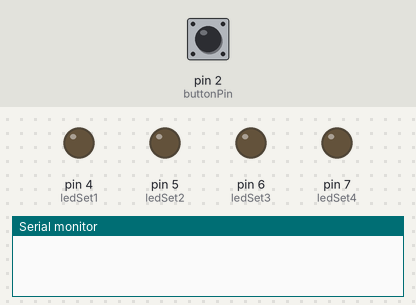
A sketch run on a simulated Arduino Uno, built with avr-gcc and run on an emulated ATmega328P. Parts: output pins drawn as LEDs (lit = HIGH), the last lines printed to the serial monitor. Inputs (shaded band) come from the test bench; at power-on: pin 2 (buttonPin) LOW. Random numbers use the default seed unless the sketch sets one.

Above: at 1.2 s.
1.3 s: pin 2 (buttonPin) pulled HIGH for 0.15 s
At 1.7 s:
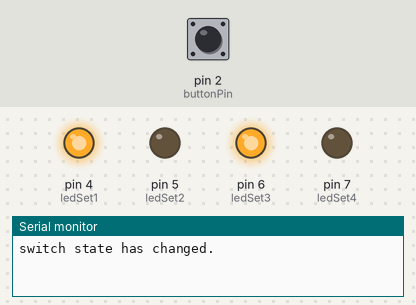
4.4 s: pin 2 (buttonPin) pulled HIGH for 1 s
7.3 s: pin 2 (buttonPin) pulled HIGH for 0.15 s
At 9.8 s:
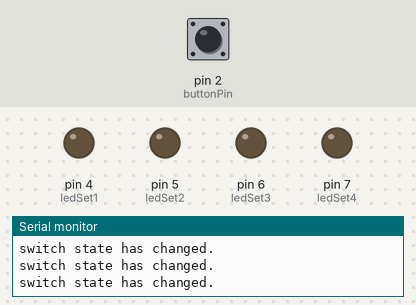
10.4 s: pin 2 (buttonPin) pulled HIGH for 3.2 s
15.1 s: pin 2 (buttonPin) pulled HIGH for 0.15 s
At 15.8 s:
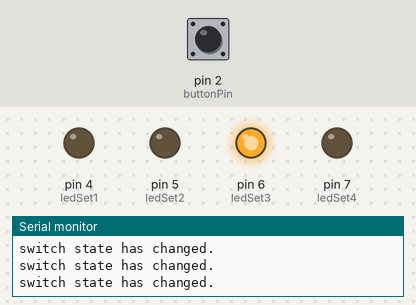
Timing chart, 0 to 28.6 s (numbered marks = the images above; inputs shaded):
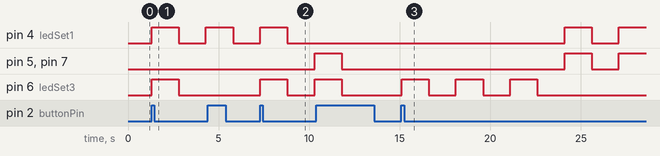

Measured:
- after the input at 1.3 s, pin 4 (ledSet1): LOW → HIGH at once, → LOW 1.5 s later, → HIGH 1.5 s later; pin 6 (ledSet3): LOW → HIGH at once, → LOW 1.5 s later
- after the input at 7.3 s, pin 4 (ledSet1): LOW → HIGH at once, → LOW 1.5 s later; pin 5 (ledSet2), pin 7 (ledSet4): LOW → HIGH after 3.0 s; pin 6 (ledSet3): LOW → HIGH at once, → LOW 1.5 s later, → HIGH 1.5 s later
- after the input at 15.1 s, pin 4 (ledSet1), pin 5 (ledSet2), pin 7 (ledSet4): LOW → HIGH after 9.0 s, → LOW 1.5 s later, → HIGH 1.5 s later; pin 6 (ledSet3): alternates HIGH for 1.5 s and LOW for 1.5 s, 6 changes in all, then stays LOW, starting at once

The sketch:

dice_game.ino
```cpp
// Creation Crate Dice Game
// Push the button to roll the dice!

// Step1: define inputs/outputs and key variables
#define buttonPin 2
#define ledSet1 4
#define ledSet2 5
#define ledSet3 6
#define ledSet4 7

const unsigned long debounceDelay = 5;

// buttonState will determine if the button is on or off.
volatile int currentButtonState = LOW;
volatile int lastButtonState = LOW;
volatile boolean switchState = false;

void setup() {
	Serial.begin(9600);

	pinMode(ledSet1, OUTPUT);
	pinMode(ledSet2, OUTPUT);
	pinMode(ledSet3, OUTPUT);
	pinMode(ledSet4, OUTPUT);
	pinMode(buttonPin, INPUT);
	randomSeed(analogRead(0));

	attachInterrupt(0, changeSwitchStateIfNeeded, CHANGE);
}

void loop() {

	if (!switchState) {
		//Serial.println("button state is low.");
		return;
	}

	// here, we are rolling a number equal to 1 and less than 7 (1-6).
	int roll = random(1, 7);

	// each roll needs a certain combination of ledSets to turn on.
	// fill in the blanks with the correct ledSets: ie, 'ledSet4'.
	switch (roll)
	{
		case 1:
			digitalWrite(ledSet3, HIGH);
			break;
		case 2:
			digitalWrite(ledSet1, HIGH);
			break;
		case 3:
			digitalWrite(ledSet1, HIGH);
			digitalWrite(ledSet3, HIGH);
			break;
		case 4:
			digitalWrite(ledSet2, HIGH);
			digitalWrite(ledSet4, HIGH);
			break;
		case 5:
			digitalWrite(ledSet2, HIGH);
			digitalWrite(ledSet3, HIGH);
			digitalWrite(ledSet4, HIGH);
			break;
		case 6:
			digitalWrite(ledSet1, HIGH);
			digitalWrite(ledSet2, HIGH);
			digitalWrite(ledSet4, HIGH);
			break;
	}

	delay(1500);

	digitalWrite(ledSet1, LOW);
	digitalWrite(ledSet2, LOW);
	digitalWrite(ledSet3, LOW);
	digitalWrite(ledSet4, LOW);

	delay(1500);
}

boolean debounce(int buttonPinValue, boolean last) {
	boolean current = digitalRead(buttonPinValue);
	if (last != current) {
		delay(debounceDelay);
		current = digitalRead(buttonPinValue);
	}

	return current;
}

void changeSwitchStateIfNeeded() {
	currentButtonState = debounce(buttonPin, lastButtonState);
	if (lastButtonState == LOW && currentButtonState == HIGH) {
		switchState = !switchState;
		Serial.println("switch state has changed.");
	}

	lastButtonState = currentButtonState;
}
```
